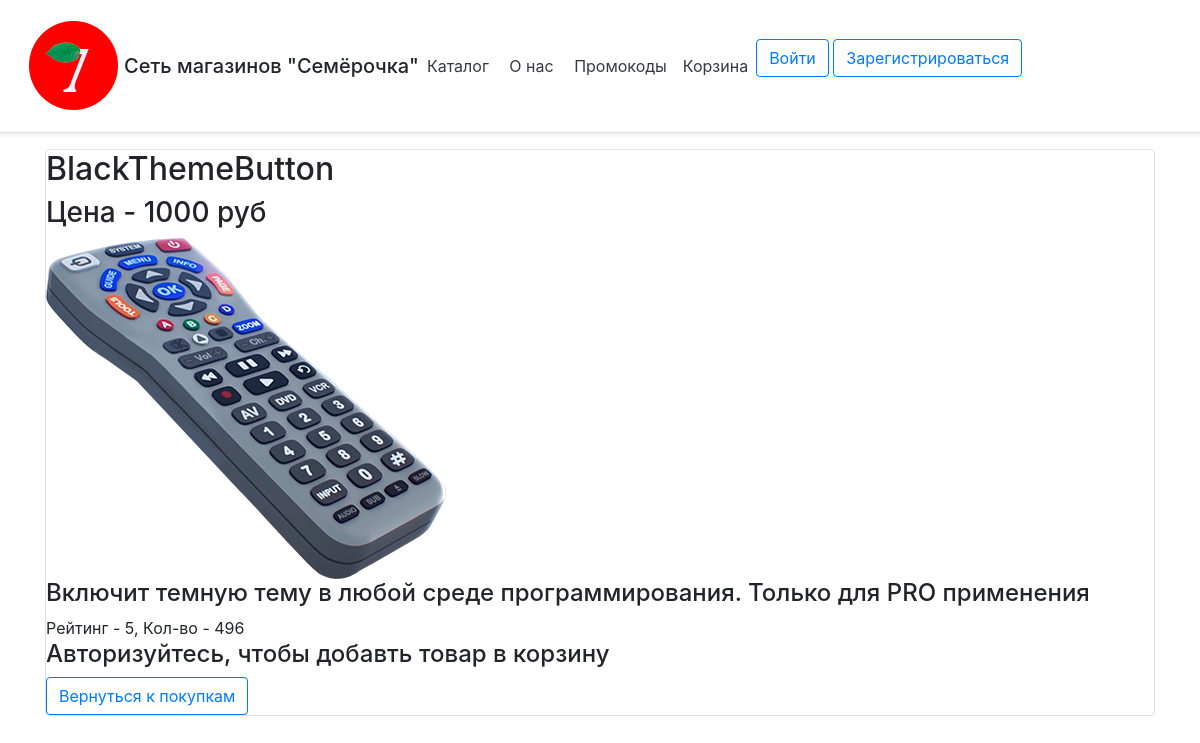
The app's page /catalog/BlackThemeButton, older data.
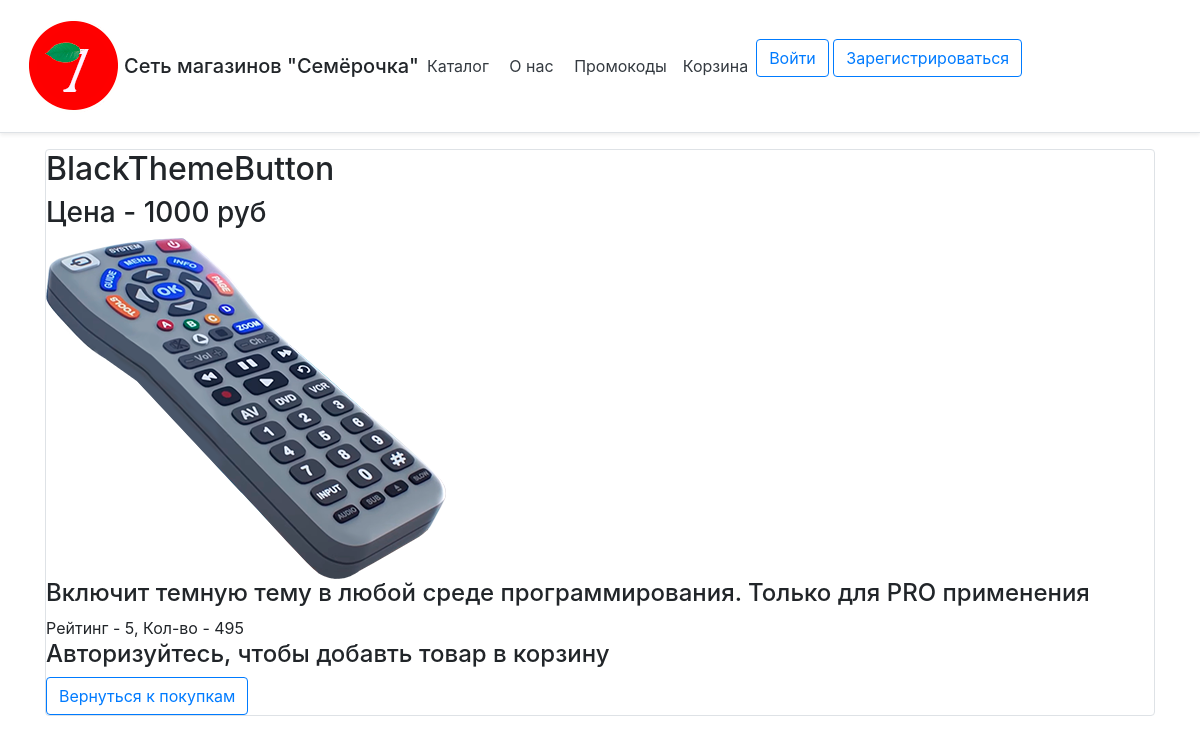
The same page, newer data.
### data/goods.py (models this page shows)
class Good(SqlAlchemyBase):
    __tablename__ = 'goods'
    id = sqlalchemy.Column(sqlalchemy.Integer,
                           primary_key=True, autoincrement=True)
    name = sqlalchemy.Column(sqlalchemy.String, nullable=True)
    price = sqlalchemy.Column(sqlalchemy.Integer)
    rating = sqlalchemy.Column(sqlalchemy.Float)
    count_rating = sqlalchemy.Column(sqlalchemy.Integer)
    amount = sqlalchemy.Column(sqlalchemy.Integer)
    picture = sqlalchemy.Column(sqlalchemy.String)
    about = sqlalchemy.Column(sqlalchemy.String)
    goodstobuy = orm.relation("Goodstobuy", back_populates='good')

### main.py (the view, shortened to what this page needs)
@app.route("/catalog/<name>", methods=['POST', 'GET'])
def good(name):
    db_sess = db_session.create_session()
    goods = db_sess.query(Good).filter(Good.name == name)
    return render_template('good.html', item=goods[0], title=name)

### data/db_session.py (called while the page is built)
def create_session() -> Session:
    global __factory
    return __factory()

### templates/good.html
{% extends "base.html" %}
{% block content %}
<div class="col-md6 border rounded">
    <h2>{{item.name}}</h2>
    <h3>Цена - {{item.price}} руб</h3>
    <img src={{item.picture}} alt="здесь должна была быть картинка, но не нашлась">
    <h4>{{item.about}}</h4>
    <div>
        Рейтинг - {{item.rating}}, Кол-во - {{item.amount}}
    </div>
    <form class="login_form" method="post">
        {% if current_user.is_authenticated %}
        <div class="form-group">
            <label for="classSelect">Кол-во</label>
            <select class="form-control" id="classSelect" name="amount">
                <option>1</option>
                <option>2</option>
                <option>3</option>
                <option>4</option>
                <option>5</option>
            </select>
        </div>
        <h4>Оценить</h4>
        <a class="p-2 text-dark cc_pointer" href="/catalog/{{item.name}}/1">1</a>
        <a class="p-2 text-dark cc_pointer" href="/catalog/{{item.name}}/2">2</a>
        <a class="p-2 text-dark cc_pointer" href="/catalog/{{item.name}}/3">3</a>
        <a class="p-2 text-dark cc_pointer" href="/catalog/{{item.name}}/4">4</a>
        <a class="p-2 text-dark cc_pointer" href="/catalog/{{item.name}}/5">5</a>
        <div>
            <button type="submit" class="btn btn-primary">Добавить в корзину</button>
        </div>
        {% else %}
        <h4>Авторизуйтесь, чтобы добавть товар в корзину</h4>
        {% endif %}
        <a class="btn btn-outline-primary" href="/catalog">Вернуться к покупкам</a>
    </form>
</div>
{% endblock %}

Row changes from the older to the newer data that the page shows:
changed Good "BlackThemeButton": amount "496" → "495"
